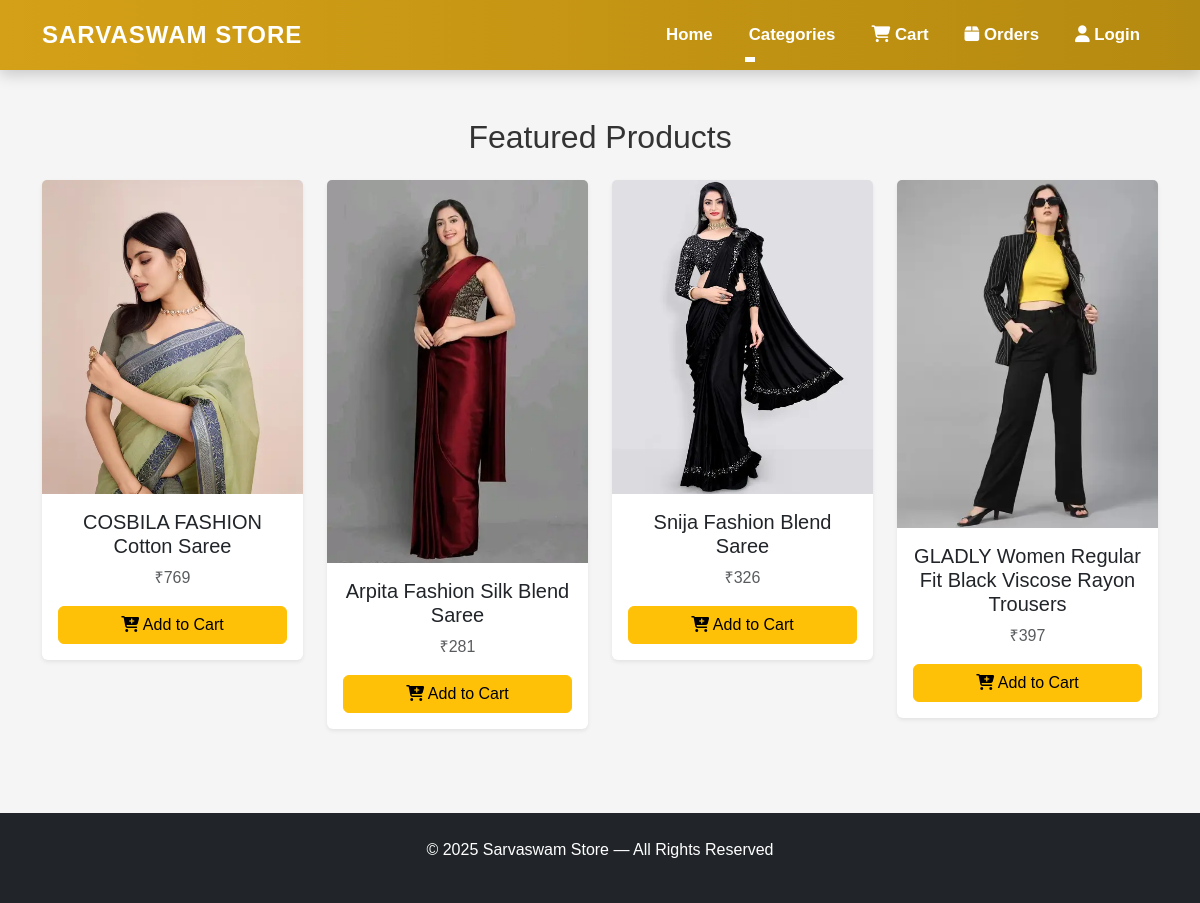
The app's page /store?category=2 with its own data.
### store/models.py (models this page shows, shortened)
class Products(models.Model):
    name = models.CharField(max_length=60)
    price = models.IntegerField(default=0)
    category = models.ForeignKey(Category, on_delete=models.CASCADE, default=1)
    description = models.CharField(max_length=250, default='', blank=True, null=True)
    image = models.ImageField(upload_to='uploads/products/')
    @staticmethod
    def get_all_products_by_categoryid(category_id):
        if category_id:
            return Products.objects.filter(category=category_id)
        else:
            return Products.get_all_products()

### store/views/home.py (the view)
# urls.py: path('',include('store.urls')),
def store(request):
    cart = request.session.get('cart')
    if not cart:
        request.session['cart'] = {}
    logout_success = request.session.pop('logout_success', None)
    products = None
    categories = Category.get_all_categories()
    categoryID = request.GET.get('category')
    if categoryID:
        products = Products.get_all_products_by_categoryid(categoryID)
    else:
        products = Products.get_all_products()
    data = {}
    data['products'] = products
    data['categories'] = categories
    data['logout_success']=logout_success
    print('you are : ', request.session.get('email'))
    return render(request, 'index.html', data)

### store/models.py (called while the page is built)
    @staticmethod
    def get_all_categories():
        return Category.objects.all()

### store/templates/index.html (shortened to what this page needs)
{% extends 'base.html' %}
{% block content %}
<h2 class="text-center mb-4">Featured Products</h2>
<div class="row">
  {% for product in products %}
  <div class="col-md-3 mb-4">
    <div class="card shadow-sm border-0">
      <img src="{{ product.image.url }}" class="card-img-top" alt="{{ product.name }}">
      <div class="card-body text-center">
        <h5 class="card-title">{{ product.name }}</h5>
        <p class="card-text text-muted">₹{{ product.price }}</p>
        <a href="{% url 'add_to_cart' product.id %}" class="btn btn-warning w-100">
          <i class="fa fa-cart-plus"></i> Add to Cart
        </a>
      </div>
    </div>
  </div>
  {% endfor %}
</div>
{% endblock %}

### store/templates/base.html (style rules this page uses)
:root { --primary-color: #d4a017; --dark-color: #212529; }
body { background: #f5f5f5; font-family: 'Poppins', sans-serif; color: #333; }

### records on screen
Products: image (picture), name "COSBILA FASHION Cotton Saree", price "769"
Products: image (picture), name "Arpita Fashion Silk Blend Saree", price "281"
Products: image (picture), name "Snija Fashion Blend Saree", price "326"
Products: image (picture), name "GLADLY Women Regular Fit Black Viscose Rayon Trousers", price "397"
